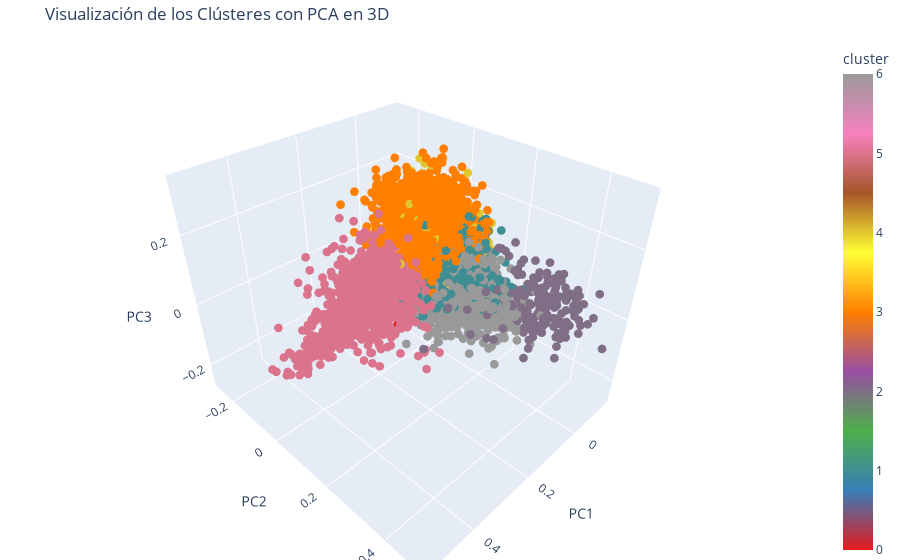

The notebook cell saved with this chart:
### Code cell
# Reduce dimensionality to 3D for visualization
pca = PCA(n_components=3)
reduced_features = pca.fit_transform(tfidf.toarray())

# Create a DataFrame for display
df_viz = pd.DataFrame(reduced_features, columns=['PC1', 'PC2', 'PC3'])
df_viz['cluster'] = kmeans.labels_

# Get the number of points in each cluster
cluster_counts = df_viz['cluster'].value_counts().sort_index().reset_index()
cluster_counts.columns = ['cluster', 'count']

# Merge cluster_counts with df_viz
df_viz = pd.merge(df_viz, cluster_counts, on='cluster')

# Scatter plot of 3D clusters using Plotly
fig = px.scatter_3d(
        df_viz, x='PC1', y='PC2', z='PC3', color='cluster',  title='Visualización de los Clústeres con PCA en 3D',
        labels={
            'PC1': 'Componente Principal 1', 
            'PC2': 'Componente Principal 2', 
            'PC3': 'Componente Principal 3'
        },
        hover_data={'cluster': True, 'count': True}, color_continuous_scale=px.colors.qualitative.Set1)

# Add title and tags
fig.update_traces(marker=dict(size=3), selector=dict(mode='markers'))
fig.update_layout(
        scene=dict(
                xaxis_title='PC1',
                yaxis_title='PC2',
                zaxis_title='PC3'
        ),
        margin=dict(l=0, r=0, b=0, t=40),
        legend_title='Cluster'
)

fig.show()

### Figure 1 — Plotly figure (JSON) as saved in the notebook; plotly's stock layout.template omitted (floating-point values rounded to 4 significant figures; data arrays with more than 128 entries replaced by an {"elided": "..."} marker saying what was removed)
{"data": [{"customdata": {"elided": "9975x2 int values"}, "hovertemplate": "Componente Principal 1=%{x}<br>Componente Principal 2=%{y}<br>Componente Principal 3=%{z}<br>cluster=%{marker.color}<br>count=%{customdata[1]}<extra></extra>", "legendgroup": "", "marker": {"color": {"elided": "9975 int values"}, "coloraxis": "coloraxis", "size": 3, "symbol": "circle"}, "mode": "markers", "name": "", "scene": "scene", "showlegend": false, "type": "scatter3d", "x": {"elided": "9975 float values"}, "y": {"elided": "9975 float values"}, "z": {"elided": "9975 float values"}}], "layout": {"coloraxis": {"colorbar": {"title": {"text": "cluster"}}, "colorscale": [[0, "rgb(228,26,28)"], [0.125, "rgb(55,126,184)"], [0.25, "rgb(77,175,74)"], [0.375, "rgb(152,78,163)"], [0.5, "rgb(255,127,0)"], [0.625, "rgb(255,255,51)"], [0.75, "rgb(166,86,40)"], [0.875, "rgb(247,129,191)"], [1, "rgb(153,153,153)"]]}, "legend": {"title": {"text": "Cluster"}, "tracegroupgap": 0}, "margin": {"b": 0, "l": 0, "r": 0, "t": 40}, "scene": {"domain": {"x": [0, 1], "y": [0, 1]}, "xaxis": {"title": {"text": "PC1"}}, "yaxis": {"title": {"text": "PC2"}}, "zaxis": {"title": {"text": "PC3"}}}, "title": {"text": "Visualización de los Clústeres con PCA en 3D"}}}
